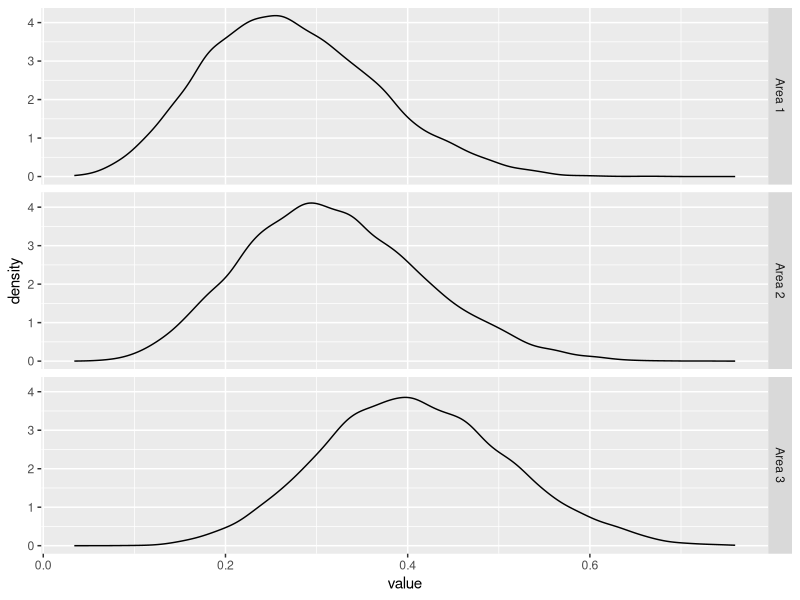

This chart was generated by the following R code:
## ---- chunk 1
library(ggplot2)
dir1 <- c(1, 2, 4)
dir2 <- c(10, 5, 1)

simDat <- c(5, 5, 5)
allDirs <- data.frame(expert = rep(c(1,2), each = 3), priors = c(dir1, dir2))
df <- data.frame(Data = simDat, Expert1 = dir1, Expert2 = dir2)
knitr::kable(df, caption = "Table 1. Data for worked example and 2 experts' prior Dirichlet distributions.")
## ---- chunk 2

calcC <- function(data, prior){

  dd <- as.vector(data)
  pp <- as.vector(prior)
  if(length(dd) != length(pp)) stop('Data and prior lengths do not match')
  logc <- sum(lgamma(dd + pp)) - lgamma(sum(dd + pp))  

  return(exp(logc))
}

calcC(simDat, dir1)
calcC(simDat, dir2)
## ---- chunk 3
c1 <- calcC(simDat, dir1)
c2 <- calcC(simDat, dir2)
nex <- 2
k1 <- (1/nex * c1) / (1/nex * c1 + 1/nex * c2)
k2 <- (1/nex * c2) / (1/nex * c1 + 1/nex * c2)

K <- c(k1, k2)
## ---- chunk 4
round(K, 3)
## ---- chunk 5
idx <- which(rmultinom(1, 1, K) == 1)
prior <- allDirs[allDirs$expert == idx, 'priors']
library(gtools)
post <- rdirichlet(1, simDat + prior)
round(post, 3)
## ---- chunk 6
nsamp <- 10000
outdf <- matrix(nrow = nsamp, ncol = 3)
colnames(outdf) <- c('Area 1', 'Area 2', 'Area 3')
for(i in 1:nsamp){
  
  idx <- which(rmultinom(1, 1, K) == 1)
  prior <- allDirs[allDirs$expert == idx, 'priors']
  outdf[i, ] <- rdirichlet(1, simDat + prior)
  
}
## ---- chunk 7
library(reshape2)
library(ggplot2)
dflong <- melt(as.data.frame(outdf))
p <- ggplot(data = dflong, aes(value, group = variable))+
  geom_density()+
  facet_grid(variable ~ .)
p
